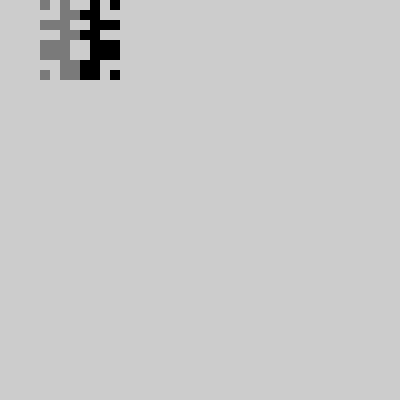
Frame 1 (no input)
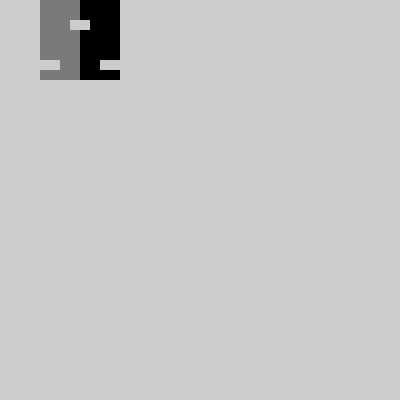
Frame 2 (the mouse pressed at the canvas centre, redrawn once)

The Processing sketch that drew these frames (run headless with seeded random() and noise(); the mouse was pressed at the canvas centre and the sketch redrawn once):

// Processing sketch: random_invader
// ── random_invader.pde
 int Rshading=1;
 int Rsize=10;

void setup() {
  size(400, 400);
  noStroke();
 
}


void draw(){

 drawinvader();
  noLoop();
  
}




// ── drawinavder.pde
void shuffle(int [] array) {
  for (int i = array.length - 1; i > 0; i--) {
    int j = floor(random(array.length));
    int temp = array[i];
    array[i] = array[j];
    array[j] = temp;
  }
}

void drawinvader() {
  int [] rarray = new int [32];
  for (int i=0; i<32; i++) {
    rarray[i]=i;
  }

  shuffle(rarray);
  int pixelcount= int (random(8,24));
  

  rarray=subset(rarray, 0, pixelcount);
  printArray(rarray);

  for (int i=0; i<rarray.length; i++) {
    pushMatrix();
     fill(0);
    translate(Rsize*8, 0 );
    rect( rarray[i]%4*Rsize, floor(rarray[i]/4)*Rsize, Rsize, Rsize);
    scale(-1, 1);
    fill(122);
    rect( rarray[i]%4*Rsize, floor(rarray[i]/4)*Rsize, Rsize, Rsize);
  popMatrix();
}
}
